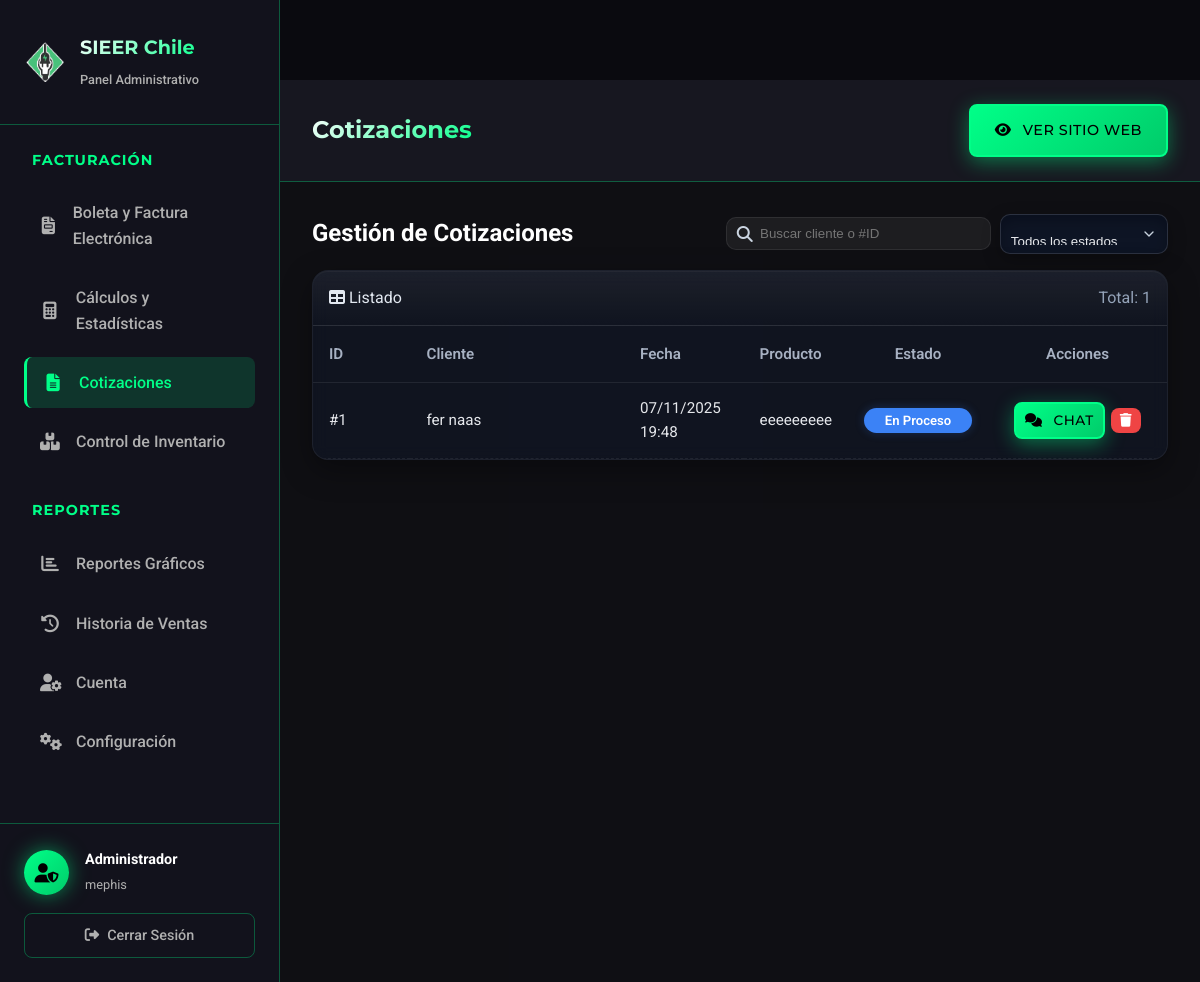
/cotizaciones/ (signed in), run on an earlier commit of the app's database.
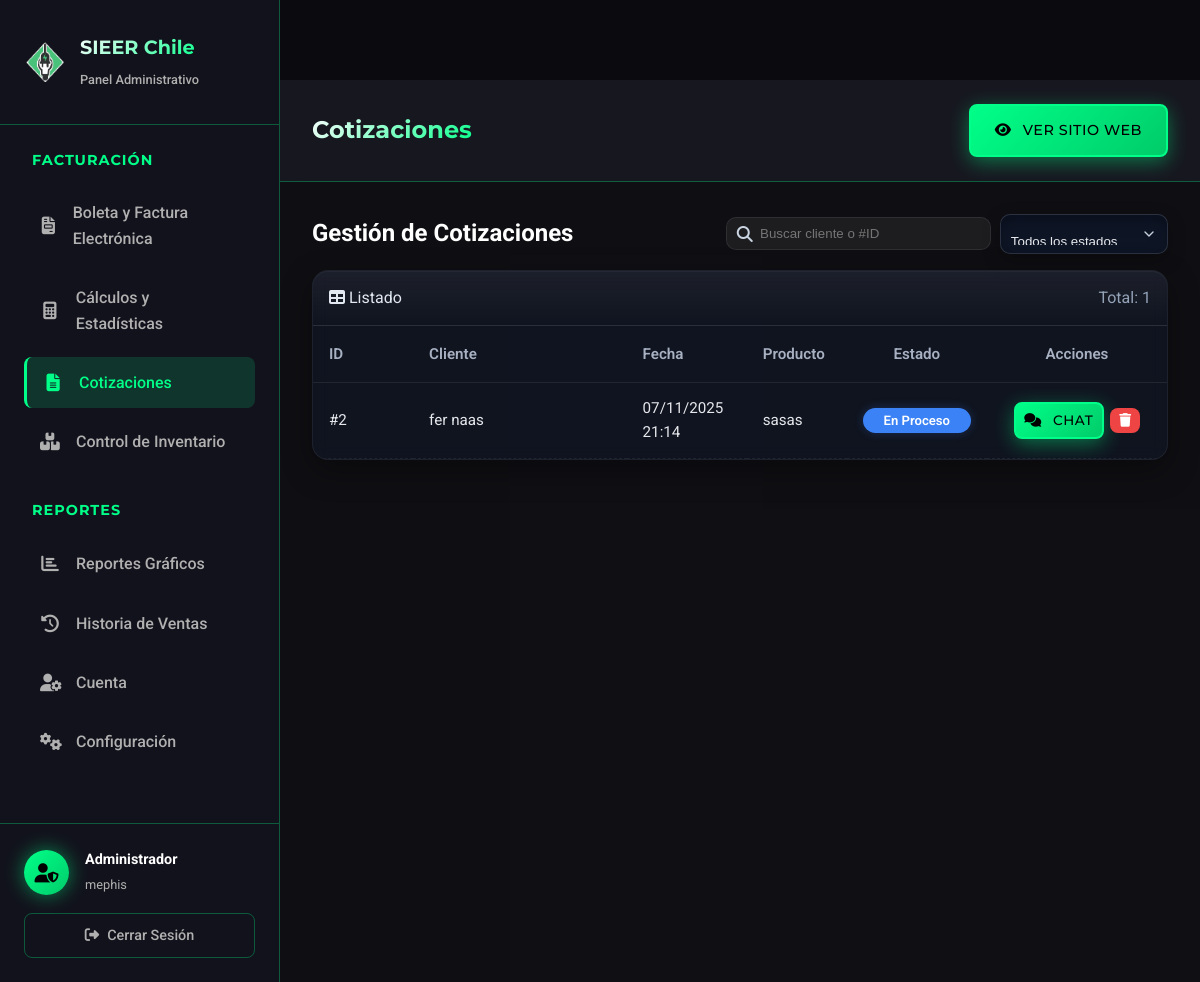
And on a later commit of the database.
### myapp/models.py (models this page shows, shortened)
class ChatCotizacion(models.Model):
    ESTADO_CHOICES = [
        ('pendiente', 'Pendiente de Admin'),
        ('en_proceso', 'En Proceso'),
        ('aprobada', 'Aprobada'),
        ('rechazada', 'Rechazada'),
    ]
    producto = models.ForeignKey(Producto, on_delete=models.PROTECT, related_name='chats_cotizacion')
    cliente = models.ForeignKey(User, on_delete=models.CASCADE, related_name='chats_cotizacion')
    admin_asignado = models.ForeignKey(User, on_delete=models.SET_NULL, null=True, blank=True, related_name='cotizaciones_asignadas')
    estado = models.CharField(max_length=20, choices=ESTADO_CHOICES, default='pendiente')
    cliente_nombre_dato = models.CharField(max_length=255, blank=True, null=True)
    cliente_email_dato = models.EmailField(blank=True, null=True)
    cliente_telefono_dato = models.CharField(max_length=20, blank=True, null=True)
    cliente_rut_dato = models.CharField(max_length=20, blank=True, null=True)
    cliente_mensaje_dato = models.TextField(blank=True, null=True)
    fecha_creacion = models.DateTimeField(auto_now_add=True)
    fecha_actualizacion = models.DateTimeField(auto_now=True)
    class Meta:
        verbose_name = 'Chat de Cotización'
        verbose_name_plural = 'Chats de Cotizaciones'
        ordering = ['-fecha_actualizacion']

class Producto(models.Model):
    ESTADO_CHOICES = [
        ('activo', 'Activo'),
        ('inactivo', 'Inactivo'),
        ('agotado', 'Agotado'),
    ]
    nombre = models.CharField(max_length=200, verbose_name="Nombre del Producto")
    descripcion = models.TextField(blank=True, verbose_name="Descripción")
    sku = models.CharField(max_length=50, unique=True, verbose_name="SKU Único")
    categoria = models.ForeignKey(Categoria, on_delete=models.PROTECT, verbose_name="Categoría")
    precio = models.DecimalField(max_digits=12, decimal_places=2, validators=[MinValueValidator(0)], verbose_name="Precio de Venta")
    costo = models.DecimalField(max_digits=12, decimal_places=2, validators=[MinValueValidator(0)], default=0, verbose_name="Costo de Compra")
    stock = models.IntegerField(validators=[MinValueValidator(0)], verbose_name="Stock Disponible", default=0)
    stock_minimo = models.IntegerField(default=5, validators=[MinValueValidator(0)], verbose_name="Stock Mínimo de Seguridad")
    estado = models.CharField(max_length=10, choices=ESTADO_CHOICES, default='activo')
    activo = models.BooleanField(default=True, verbose_name="Activo en Sistema")
    potencia = models.CharField(max_length=50, blank=True, verbose_name="Potencia")
    voltaje = models.CharField(max_length=50, blank=True, verbose_name="Voltaje")
    dimensiones = models.CharField(max_length=100, blank=True, verbose_name="Dimensiones")
    icono = models.CharField(max_length=50, default='box', verbose_name="Icono FontAwesome")
    fecha_creacion = models.DateTimeField(auto_now_add=True)
    fecha_actualizacion = models.DateTimeField(auto_now=True)
    usuario_creacion = models.ForeignKey(User, on_delete=models.SET_NULL, null=True, blank=True, related_name='productos_creados')
    class Meta:
        db_table = 'productos'
        verbose_name = 'Producto'
        verbose_name_plural = 'Productos'
        ordering = ['-fecha_creacion']

### myapp/views.py (the view)
# urls.py: path("cotizaciones/", views.admin_lista_chats_cotizacion_view, name="cotizaciones"),
@login_required
@user_passes_test(is_admin_or_vendedor, login_url='/client-dashboard/')
def admin_lista_chats_cotizacion_view(request):
    ESTADO_DB_CHOICES = ['pendiente', 'en_proceso', 'aprobada', 'rechazada']
    estado_filtro = request.GET.get('estado')
    chats = ChatCotizacion.objects.all().select_related('cliente', 'producto').order_by('-fecha_actualizacion')
    if estado_filtro and estado_filtro != 'todos' and estado_filtro in ESTADO_DB_CHOICES:
        chats = chats.filter(estado=estado_filtro)
    contadores = {
        'todos': ChatCotizacion.objects.all().count(),
        'pendiente': ChatCotizacion.objects.filter(estado='pendiente').count(),
        'en_proceso': ChatCotizacion.objects.filter(estado='en_proceso').count(),
        'aprobada': ChatCotizacion.objects.filter(estado='aprobada').count(),
        'rechazada': ChatCotizacion.objects.filter(estado='rechazada').count(),
    }
    context = {
        'chats_cotizacion': chats,
        'filtro_actual': estado_filtro if estado_filtro else 'todos',
        'contadores': contadores,
    }
    return render(request, 'admin/cotizaciones.html', context)

### myapp/views.py (called while the page is built)
def is_admin_or_vendedor(user):
    if user.is_staff or user.is_superuser:
         return True
    return user.is_authenticated and hasattr(user, 'perfil') and (user.perfil.tipo_usuario in ['admin', 'vendedor', 'superuser'])

### myapp/templates/admin/cotizaciones.html (shortened to what this page needs)
{% load static %}
{% load humanize %}
<!DOCTYPE html>
<html lang="es">
<head>
  <link rel="stylesheet" href="https://cdnjs.cloudflare.com/ajax/libs/font-awesome/6.4.0/css/all.min.css">
  <link rel="stylesheet" href="{% static 'css/base.css' %}">
  <link rel="stylesheet" href="{% static 'css/admin_panel.css' %}">
</head>
<body>
  <div class="admin-container">
    <aside class="admin-sidebar">
      <div class="sidebar-header">
        <div class="admin-logo">
          <img src="{% static 'img/logo.png' %}" alt="SIEER Chile Logo">
          <div class="logo-text">
            <h2>SIEER Chile</h2>
            <span>Panel Administrativo</span>
          </div>
        </div>
      </div>
      <nav class="sidebar-nav">
        <div class="nav-section">
          <h3>Facturación</h3>
          <ul>
            <li class="nav-item {% if request.resolver_match.url_name == 'admin_panel' %}active{% endif %}">
              <a href="{% url 'admin_panel' %}">
                <i class="fas fa-file-invoice"></i><span>Boleta y Factura Electrónica</span>
              </a>
            </li>
            <li class="nav-item {% if request.resolver_match.url_name == 'calculos_estadisticas' %}active{% endif %}">
              <a href="{% url 'calculos_estadisticas' %}">
                <i class="fas fa-calculator"></i><span>Cálculos y Estadísticas</span>
              </a>
            </li>
            <li class="nav-item {% if request.resolver_match.url_name == 'cotizaciones' %}active{% endif %}">
              <a href="{% url 'cotizaciones' %}">
                <i class="fas fa-file-alt"></i><span>Cotizaciones</span>
              </a>
            </li>
            <li class="nav-item {% if request.resolver_match.url_name == 'control_inventario' %}active{% endif %}">
              <a href="{% url 'control_inventario' %}">
                <i class="fas fa-boxes"></i><span>Control de Inventario</span>
              </a>
            </li>
          </ul>
        </div>
        <div class="nav-section">
          <h3>Reportes</h3>
          <ul>
            <li class="nav-item {% if request.resolver_match.url_name == 'reportes_graficos' %}active{% endif %}">
              <a href="{% url 'reportes_graficos' %}">
                <i class="fas fa-chart-bar"></i><span>Reportes Gráficos</span>
              </a>
            </li>
            <li class="nav-item {% if request.resolver_match.url_name == 'historial_ventas' %}active{% endif %}">
              <a href="{% url 'historial_ventas' %}">
                <i class="fas fa-history"></i><span>Historia de Ventas</span>
              </a>
            </li>
            <li class="nav-item {% if request.resolver_match.url_name == 'cuenta' %}active{% endif %}">
              <a href="{% url 'cuenta' %}">
                <i class="fas fa-user-cog"></i><span>Cuenta</span>
              </a>
            </li>
            <li class="nav-item {% if request.resolver_match.url_name == 'configuracion' %}active{% endif %}">
              <a href="{% url 'configuracion' %}">
                <i class="fas fa-cogs"></i><span>Configuración</span>
              </a>
            </li>
          </ul>
        </div>
      </nav>
      <div class="sidebar-footer">
        <div class="user-info">
          <div class="user-avatar"><i class="fas fa-user-shield"></i></div>
          <div class="user-details"><strong>Administrador</strong><span>{{ user.username }}</span></div>
        </div>
        <form method="post" action="{% url 'logout' %}" class="logout-form">
          <button type="submit" class="logout-btn"><i class="fas fa-sign-out-alt"></i> Cerrar Sesión</button>
        </form>
      </div>
    </aside>
    <main class="admin-main">
      <header class="admin-header">
        <div class="header-left">
          <h1>Cotizaciones</h1>
        </div>
        <div class="header-right">
          <a class="btn btn-primary" href="/"><i class="fas fa-eye"></i> Ver Sitio Web</a>
        </div>
      </header>
      <div class="admin-content">
        <div class="content-header">
          <h2>Gestión de Cotizaciones</h2>
          <div class="toolbar">
            <form method="get" action="{% url 'cotizaciones' %}" class="search">
              <i class="fas fa-search"></i>
              <input type="text" name="q" placeholder="Buscar cliente o #ID" value="{{ request.GET.q }}">
            </form>
            <form method="get" action="{% url 'cotizaciones' %}">
              <select name="estado" class="filter-select" onchange="this.form.submit()">
                <option value="">Todos los estados</option>
              </select>
            </form>
          </div>
        </div>
        <div class="table-card">
          <div class="card-head">
            <span><i class="fas fa-table"></i> Listado</span>
            <span>Total: {{ chats_cotizacion|length }}</span>
          </div>
          {% if chats_cotizacion %}
          <div class="table-responsive">
            <table class="styled-table">
              <thead>
                <tr>
                  <th>ID</th>
                  <th>Cliente</th>
                  <th>Fecha</th>
                  <th>Producto</th>
                  <th>Estado</th>
                  <th style="width:180px;">Acciones</th>
                </tr>
              </thead>
              <tbody>
                {% for cot in chats_cotizacion %}
                <tr>
                  <td>#{{ cot.id }}</td>
                  <td>{{ cot.cliente.get_full_name|default:cot.cliente.username }}</td>
                  <td>{{ cot.fecha_actualizacion|date:"d/m/Y H:i" }}</td>
                  <td>{{ cot.producto.nombre }}</td>
                  <td>
                    <span class="badge
                      {% if cot.estado == 'aprobada' %}badge-success
                      {% elif cot.estado == 'pendiente' %}badge-warning
                      {% elif cot.estado == 'en_proceso' %}badge-info
                      {% else %}badge-secondary{% endif %}">
                      {{ cot.get_estado_display }}
                    </span>
                  </td>
                  <td>
                    <div class="table-actions">
                      <a href="{% url 'admin_chat_cotizacion' chat_id=cot.id %}" class="btn btn-primary btn-sm btn-chat" title="Chat"><i class="fas fa-comments"></i> Chat</a>
                      <a href="{% url 'eliminar_cotizacion' cot.id %}" class="btn btn-danger btn-sm" title="Eliminar"><i class="fas fa-trash"></i></a>
                    </div>
                  </td>
                </tr>
                {% endfor %}
              </tbody>
            </table>
          </div>
          {% else %}
          <div class="empty-state">
            <i class="fas fa-file-invoice" style="font-size: 3rem; margin-bottom: .6rem;"></i>
            <h3>No hay cotizaciones registradas</h3>
            <p>Comienza agregando una nueva cotización.</p>
          </div>
          {% endif %}
        </div>
      </div>
    </main>
  </div>
</body>
</html>

### myapp/static/css/base.css (style rules this page uses)
:root { --primary-green: #10b981; --dark-green: #059669; --light-green: #34d399; --very-light-green: #d1fae5; --pale-green: #a7f3d0; --white: #ffffff; --dark: #222222; --gray: #6c757d; --light-gray: #e9ecef; --box-shadow: 0 5px 15px rgba(0, 0, 0, 0.1); --transition: all 0.3s ease; }
* { margin: 0; padding: 0; box-sizing: border-box; }
body { background-image: url("../img/fondo.png"); background-size: cover; background-position: center; background-repeat: no-repeat; background-attachment: fixed; font-family: 'Roboto', sans-serif; line-height: 1.6; color: var(--dark); overflow-x: hidden; }
.logo-text span { font-size: 0.8rem; color: var(--very-light-green); font-weight: 500; text-shadow: 0 1px 2px rgba(0, 0, 0, 0.1); }
.btn { display: inline-flex; align-items: center; gap: 0.5rem; padding: 0.6rem 1.5rem; border: none; border-radius: 25px; font-weight: 600; text-decoration: none; transition: var(--transition); cursor: pointer; font-family: 'Montserrat', sans-serif; font-size: 0.9rem; }
main { position: relative; z-index: 1; min-height: calc(100vh - 160px); margin-top: 80px; }
html, body { margin:0 !important; padding:0 !important; }

### myapp/templates/admin/cotizaciones.html (style rules this page uses)
.content-header { display:flex; gap:.75rem; align-items:center; justify-content:space-between; margin-bottom:1rem; }
.toolbar { display:flex; gap:.6rem; align-items:center; flex-wrap:wrap; }
.search { display:flex; align-items:center; gap:.45rem; background: rgba(255,255,255,.06); border:1px solid rgba(255,255,255,.08); padding:.45rem .6rem; border-radius:10px; }
.search i { color:#cbd5e1; }
.search input { border:none; outline:none; background:transparent; min-width:220px; color:#e5e7eb; }
:root { color-scheme: dark; }
.filter-select { -webkit-appearance:none; -moz-appearance:none; appearance:none; background: rgba(15,23,42,.85); color:#e5e7eb; border:1px solid rgba(255,255,255,.12); border-radius:10px; padding:.45rem 2.2rem .45rem .6rem; box-shadow: 0 6px 16px rgba(0,0,0,.25) inset, 0 6px 18px rgba(0,0,0,.25); height:40px; line-height:40px; background-repeat:no-repeat; background-position:right .6rem center; background-size:16px; }
.filter-select option { background-color:#0b1220; color:#e5e7eb; }
.filter-select option:checked, .filter-select option:hover { background-color:rgba(16,185,129,.25); color:#e5e7eb; }
.table-card { background: rgba(17,24,39,.65); border-radius:16px; box-shadow:0 10px 30px rgba(0,0,0,.35), inset 0 1px 0 rgba(255,255,255,.04); overflow:hidden; border:1px solid rgba(255,255,255,.06); backdrop-filter: blur(8px); -webkit-backdrop-filter: blur(8px); }
.table-card .card-head { padding:.9rem 1rem; display:flex; align-items:center; gap:.5rem; justify-content:space-between; background:linear-gradient(180deg, rgba(255,255,255,.05), rgba(255,255,255,0)); color:#e2e8f0; border-bottom:1px solid rgba(255,255,255,.07); }
.table-responsive { overflow-x:auto; }
.styled-table { width:100%; border-collapse:collapse; font-size:.95rem; color:#e5e7eb; }
.styled-table thead th { position:sticky; top:0; z-index:1; text-align:left; padding:.9rem 1rem; background:transparent; border-bottom:1px solid rgba(255,255,255,.08); font-weight:600; color:#a7b1c2; }
.styled-table tbody td { padding:.85rem 1rem; border-bottom:1px dashed rgba(255,255,255,.07); color:#e5e7eb; }
.badge { display:inline-flex; align-items:center; justify-content:center; gap:.35rem; padding:.35rem .7rem; min-width:108px; line-height:1; border-radius:999px; color:#fff; font-size:.82rem; font-weight:600; box-shadow:0 0 8px rgba(16,185,129,.18); }
.badge-info { background:#3b82f6; box-shadow:0 0 10px rgba(59,130,246,.25); }
.table-actions { display:flex; gap:.4rem; justify-content:center; align-items:center; }
.btn-sm { padding:.35rem .55rem; font-size:.85rem; border-radius:8px; }
.btn-danger { background:#ef4444; color:#fff; border:none; }
.table-card .card-head span:last-child { color:#94a3b8 !important; }
.styled-table th, .styled-table td { vertical-align:middle; height:56px; }
.styled-table th:nth-child(1), .styled-table td:nth-child(1) { width:100px; }
.styled-table th:nth-child(2), .styled-table td:nth-child(2) { width:25%; }
.styled-table th:nth-child(3), .styled-table td:nth-child(3) { width:120px; }
.styled-table th:nth-child(4), .styled-table td:nth-child(4) { width:100px; }
.styled-table th:nth-child(5), .styled-table td:nth-child(5) { width:140px; text-align:center; }
.styled-table th:nth-child(6), .styled-table td:nth-child(6) { width:180px; text-align:center; }

What changed in the data, as far as the page shows it:
removed ChatCotizacion: id "1", cliente.get_full_name "fer naas", fecha_actualizacion "07/11/2025 19:48", producto.nombre "eeeeeeeee", estado "En Proceso"
added ChatCotizacion: id "2", cliente.get_full_name "fer naas", fecha_actualizacion "07/11/2025 21:14", producto.nombre "sasas", estado "En Proceso"
